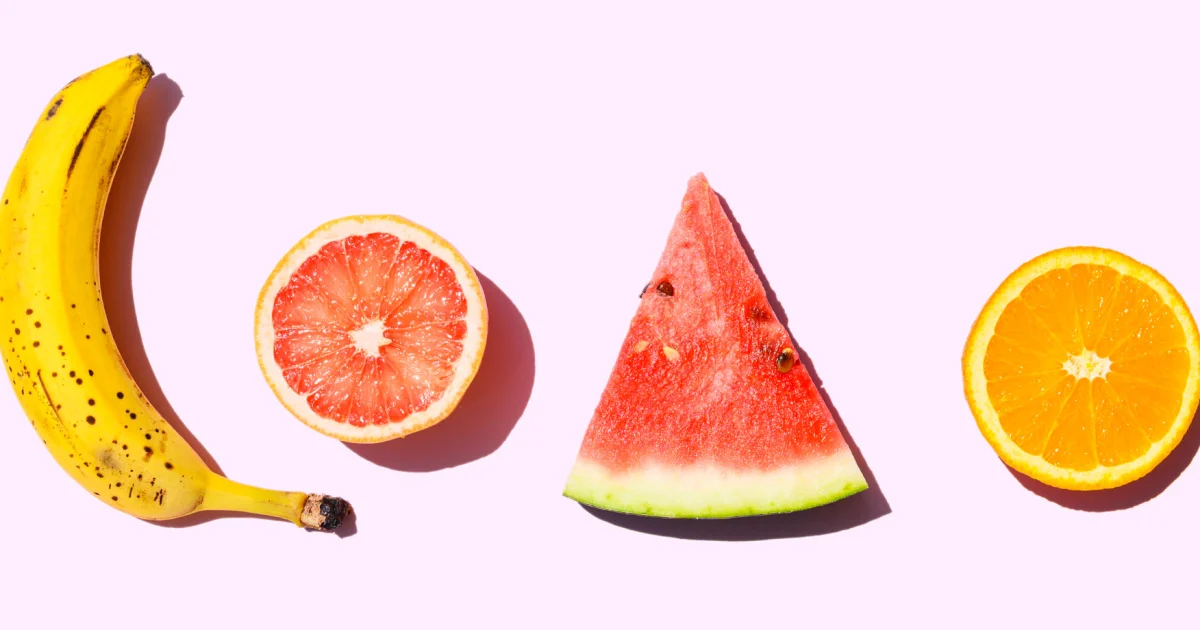
#> input picture fruit.webp, 1200 x 630 px, found by its file name
$ python ROI.py
#> lines starting #> are read from the running program, lines starting #| are printed output that depends on the picture
import cv2
import numpy

image = cv2.imread("/Users/anya/Desktop/opencv-project/fruit.webp")
#> image is the input picture: shape (630, 1200, 3); mean B, G, R 194.8, 209.7, 246


resized = cv2.resize(image, (500, 500))
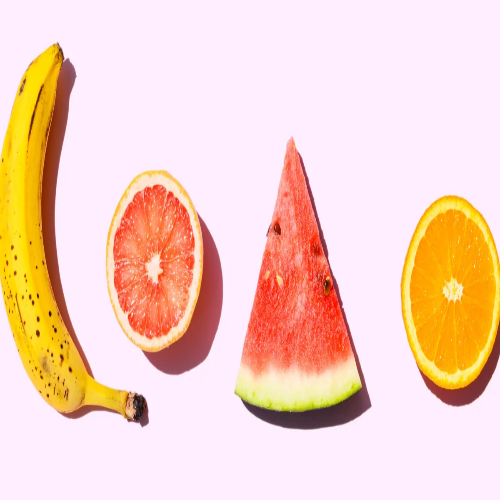
#> resized: shape (500, 500, 3); mean B, G, R 194.7, 209.7, 245.9
cv2.imshow("Resized Image", resized)

roi = resized[100:200, 100:200]
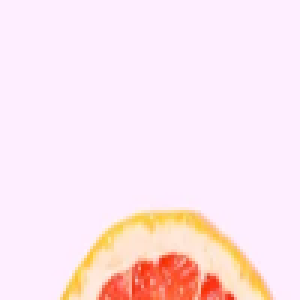
#> roi: shape (100, 100, 3) (shown 3 times larger); mean B, G, R 236.9, 229.5, 253.5
cv2.imshow("ROI", roi)

cv2.waitKey(0)
cv2.destroyAllWindows()
